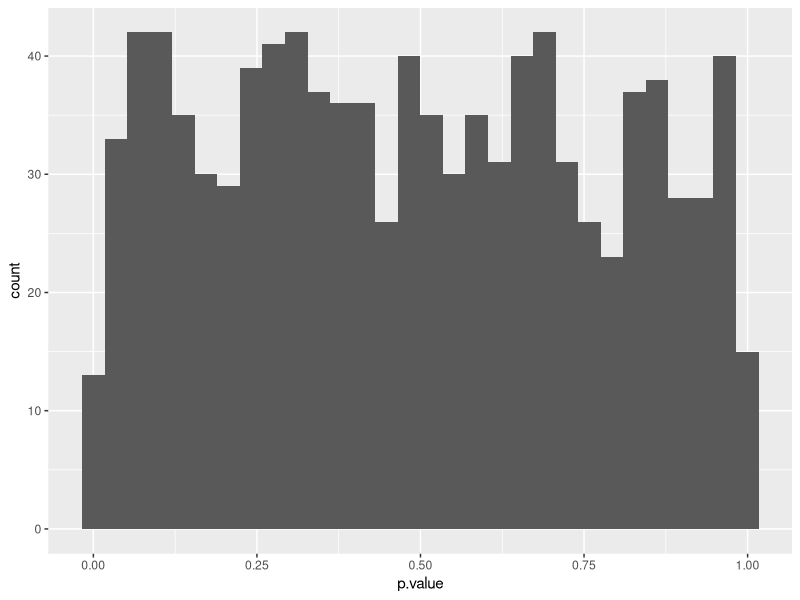
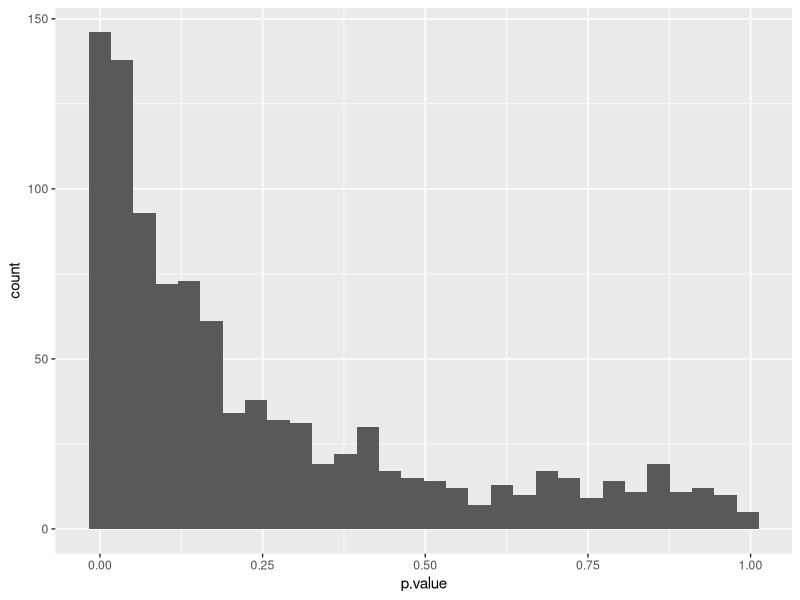
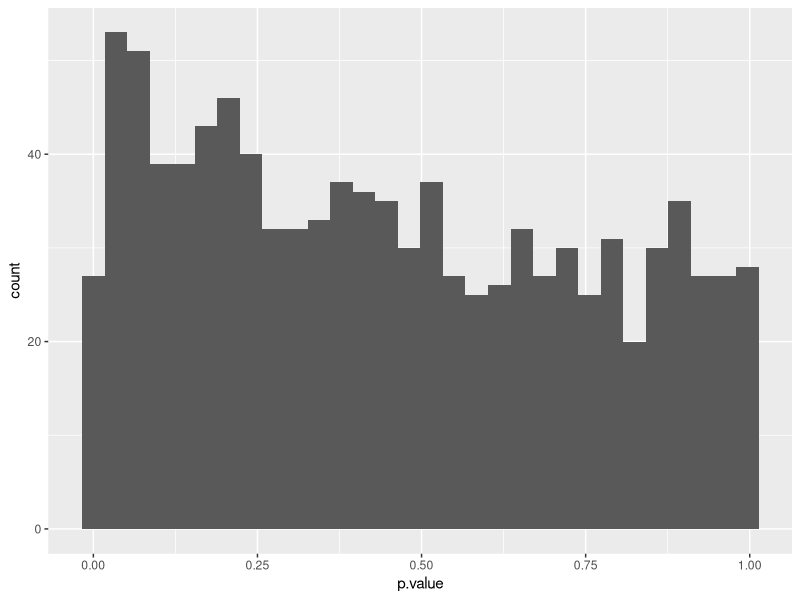
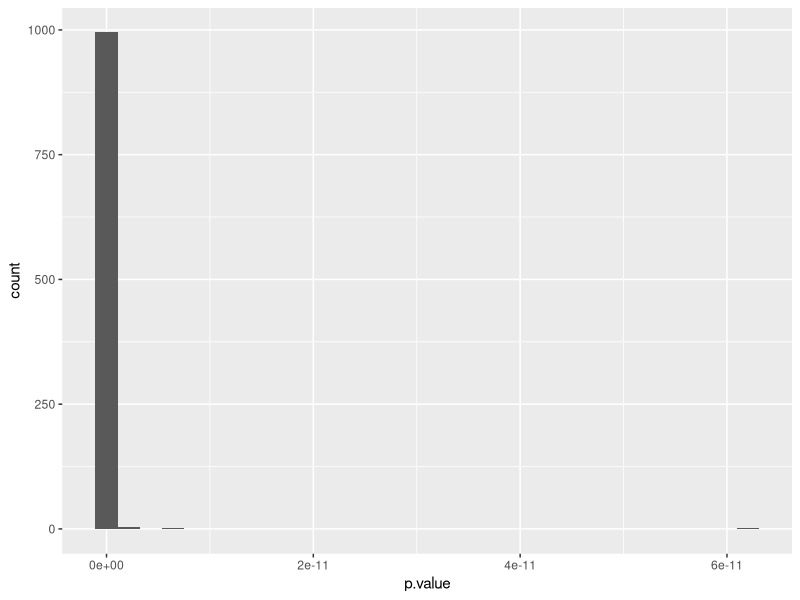

Here is the R script that generated these plots, in order:
##Using the file pvalue.html as a guide. 

library ("tidyverse", quietly = TRUE)
install.packages ("broom")
library ("broom")
install.packages("tidyverse")
set.seed(42)
x <- 1:20
y <- rnorm(20)

mod <- lm (y~x)

anova(mod)

summary (mod)

glance (mod)
tidy (mod)


#There is no effect of the predictor(x on the response (y. The p value says something about their relation, but if its random it will show our histogram. 

rerun(.n=1000, tibble (x = 1:20, y= rnorm (20))) %>% 
  map (~ lm(y~x, data = .)) %>% 
  map_df (glance) %>% 
ggplot (aes(x=p.value)) + geom_histogram()  


##Finding a small effect. So now you see there is an effect in the x of our data. this x * 0.068 it´s telling the data that there should be an effect of X on the Y. 

rerun(.n=1000, tibble (x = 1:20, y= rnorm (20, x * 0.06))) %>% 
  map (~ lm(y~x, data = .)) %>% 
  map_df (glance) %>% 
  ggplot (aes(x=p.value)) + geom_histogram()  
#with the 0.068 I am telling the response when the x affects the y. The less dependency, more like the first histogram, less probable that there is a connection. When I added 0.068 I am moving my pvalue towards 0 because there is a higher probability that there is an effect. 


##Effect of different sample sizes

set.seed(42)
x <- 1:5
y <- rnorm(5)

mod <- lm (y~x)

anova(mod)

summary (mod)

glance (mod)
tidy (mod)

##Even with the high effect size, the p value distribution remains linear, due to the small sample amount. 

rerun(.n=1000, tibble (x = 1:5, y= rnorm (5, x * 0.2))) %>% 
  map (~ lm(y~x, data = .)) %>% 
  map_df (glance) %>% 
  ggplot (aes(x=p.value)) + geom_histogram() 

#Under it is possible to see how the effect appears in a bigger sample size. 
rerun(.n=1000, tibble (x = 1:40, y= rnorm (40, x * 0.2))) %>% 
  map (~ lm(y~x, data = .)) %>% 
  map_df (glance) %>% 
  ggplot (aes(x=p.value)) + geom_histogram() 

